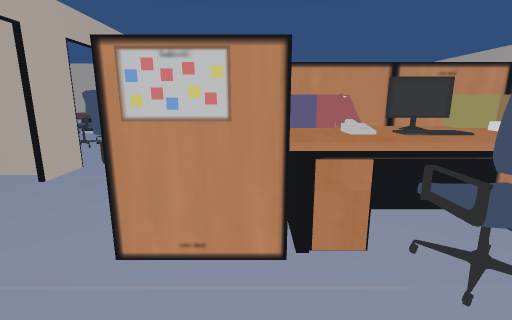
View 1 (above)

24 first-person views from a walk through a scene from a Unity 3-D project. The camera is 1.3 m above the floor, tilts 12° down and sees 85° across. The floor is counted in squares, 0.5 m on a side. Each view is taken from the middle of a square. On the plan, view 1 faces up. The plan holds only what a view shows up to about 19 squares ahead; the rest is blank. The player character is not drawn. Door leaves are left out, so doorways stand open.

View 2
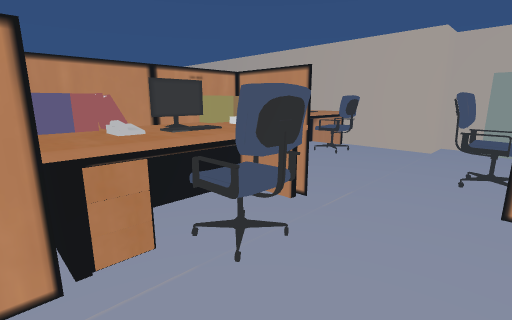

View 3
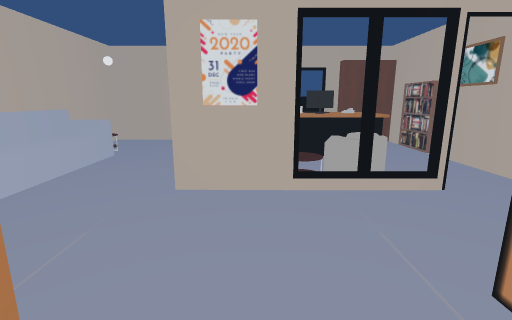

View 4
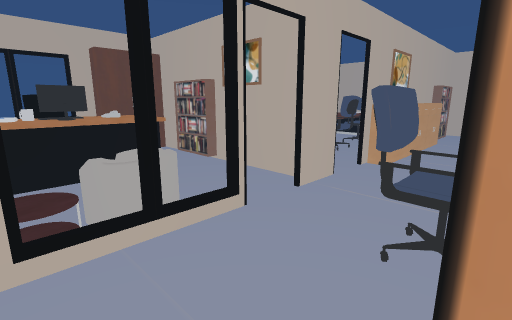

View 5
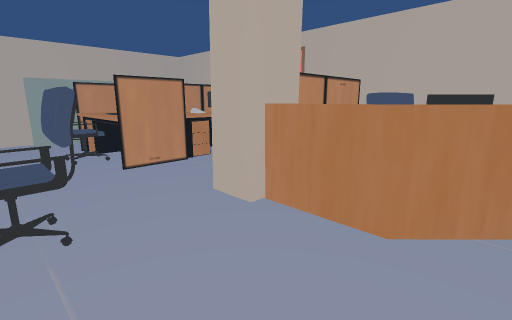

View 6
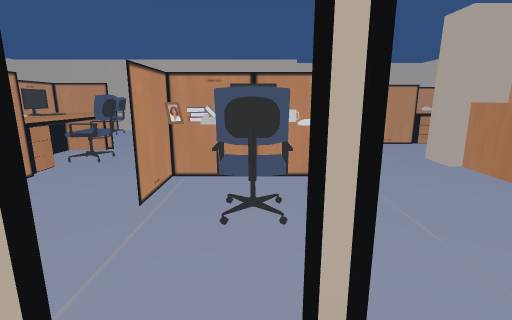

View 7
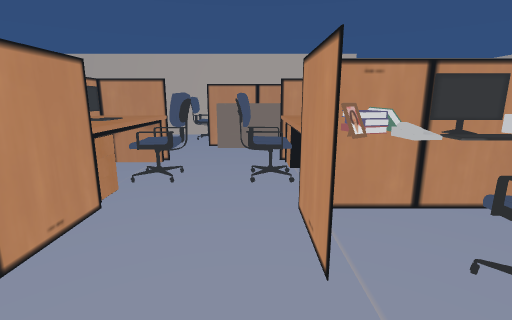

View 8
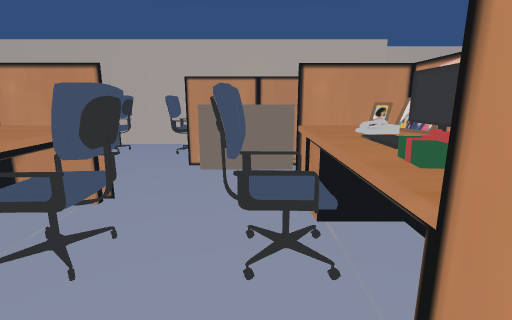

View 9
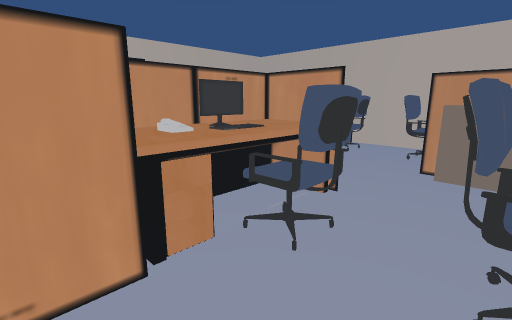

View 10
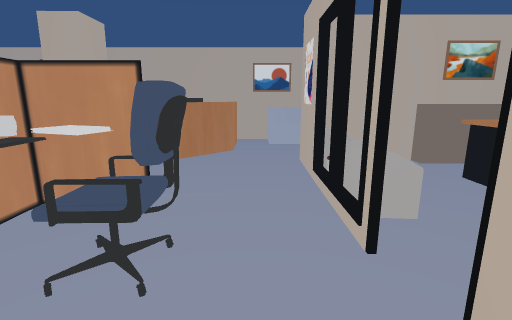

View 11
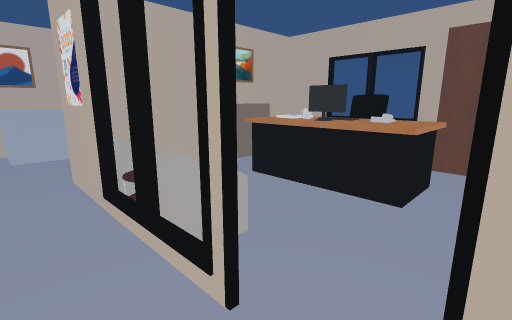

View 12
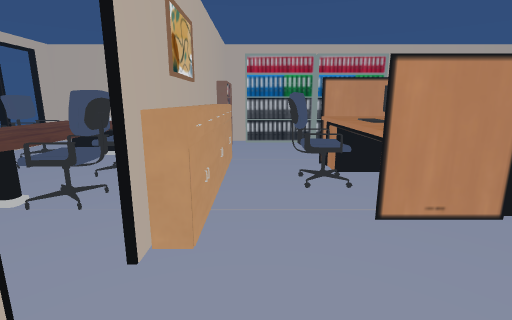

View 13
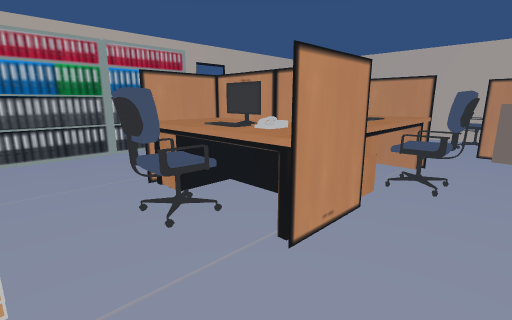

View 14
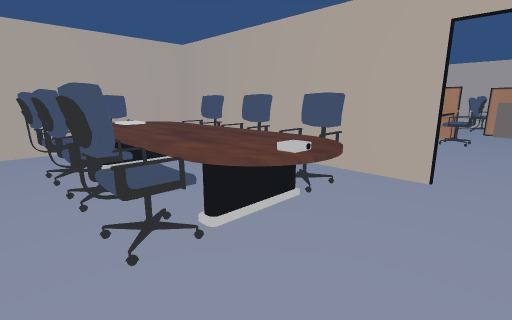

View 15
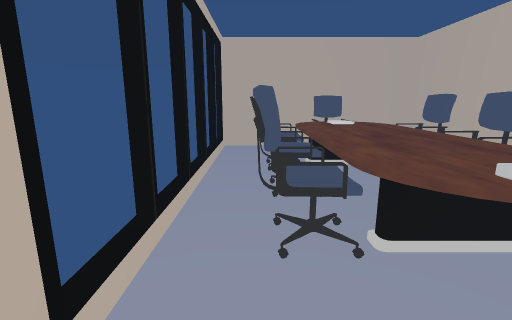

View 16
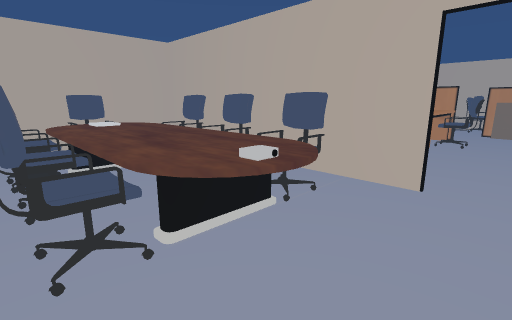

View 17
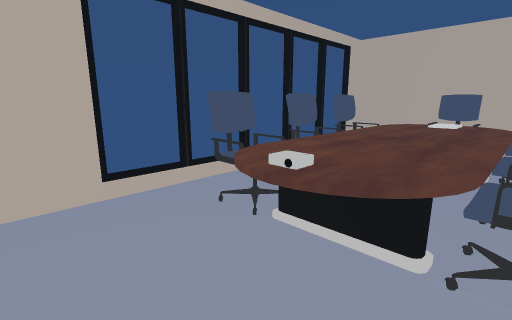

View 18
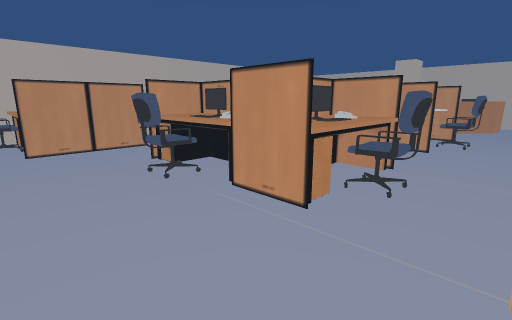

View 19
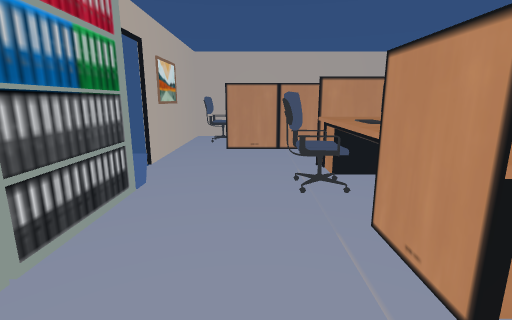

View 20
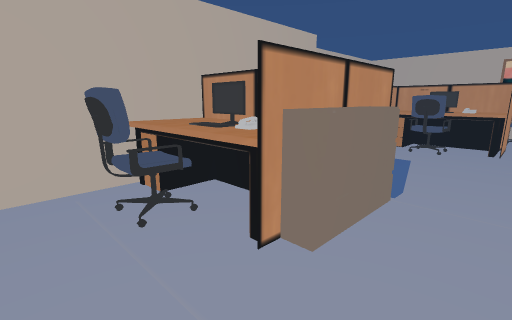

View 21
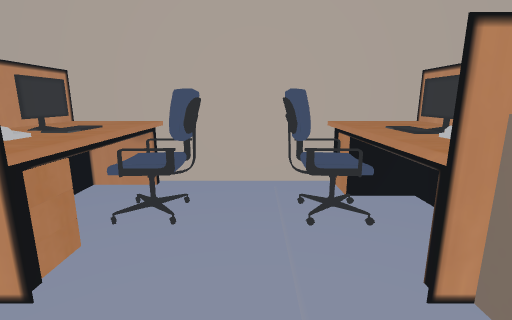

View 22
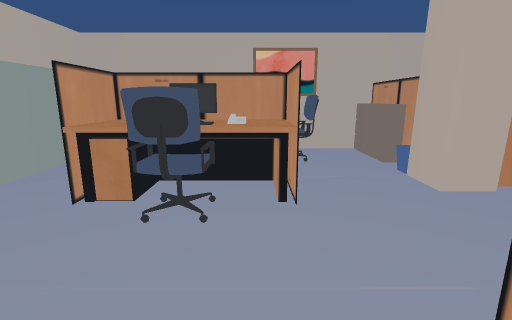

View 23
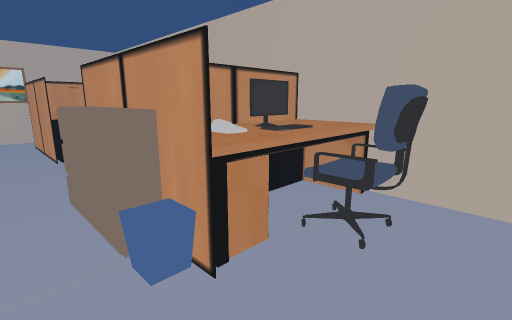

View 24
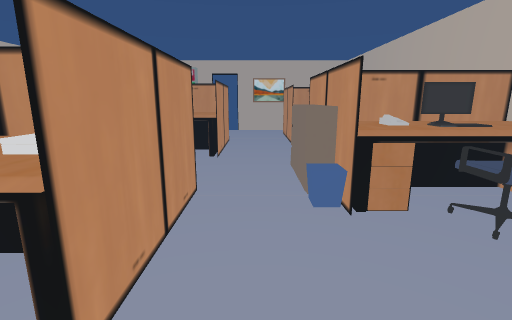

### Floor plan
Key: @ floor where view 1 was taken; # wall or solid block; x gap in a wall; . main floor; : floor 0.5 m higher than the main floor; / step, stairs or slope; D open door; = window, fence, low wall or low ledge; ^ raised ledge; v drop or lower ground; T table; C chair; B books; P phone; K keyboard; A cabinet; S bookshelf; R armchair; E desk; F sofa; L column; O other object.
Columns run from 18 left of view 1 to 18 right of it. Each row starts with its distance up from view 1.
 28                         D#
 27 #############SSSSSSSS##DD########
 26 x....CC    #..................OCC
 25  ....OO    #S................ O^O #
 24  ...TOOT   SS...............#    T#
 23  .CCTTTTOC SS...............#     #
 22  .C^TTTT^C #A........CC.....#TTTTT#
 21 x.CCTTTTOC #A...###TC^CTT...# PTTT#
 20  .CCTTTTCC #A...TTTTOOOTT...#PPKKT#
 19  .C^TTTT^C #A..CTTTTOTOTT...TTCTCT#
 18 x.CCTTTTCC.#A.C^KKTTTTTTT.....CCC.#
 17  .CCTTTTCC.#A.CCKPTTPTTTT......CC.#
 16  .C^TTTT^C.#A...TPTTPKKTT.........#
 15  .CCTTTT^C.#A...TTTTTTCTT.....CCC.#
 14  ...TTTT...#A.......CCC......TCTCT#
 13 x..........D.........CC....A#PKKKT#
 12 #..........D.........CC....AAPPTTT#
 11 #..........D.........CC....AATTTTT#
 10 ###   ######....###TTTTTT..AAPPTTT#
  9  A.SSSS....#.....#BTTKKPT...#PKKKT#
  8  A.........D..CCPPBT TTTT...TTCTCT#
  7  A.TTTT....D..C^KK#  T OB.....CCC.#
  6 #A.TPPT....x..CC.OOTPTTTT......CC.#
  5 # C OTT..R=x...... TPKKTT.........#
  4 #CC OTT...##....###TTTT T.........###
  3 # C TOT...//.........CC.............#
  2 #    TT...:#................CC.....A#
  1            #................CCC....A
  0 #  AAAA  R #......@.......#TOOTTT..A
 -1 ###AAA######.....EEELLL...TPPOTTT..A
 -2           ......EE  L L...TTTTTTT..A
 -3      ..........EE   L#....TTTOOOO .A
 -4   ............EE     #....TOOO     A
 -5 #.............E   CC AA.COO TO
 -6 #.....F/////v.E   C  AA.CO  TO
 -7 #.../ /:::::v.       AA...
 -8 #####################A#####

Where each view was taken, in squares from view 1:
view 1: 0 up, 0 right, facing up
view 2: 0 up, 0 right, facing up-right
view 3: 1 up, 1 right, facing left
view 4: 2 up, 2 left, facing up-left
view 5: 4 up, 3 left, facing down-right
view 6: 7 up, 9 left, facing right
view 7: 11 up, 6 left, facing right
view 8: 11 up, 1 left, facing right
view 9: 11 up, 1 left, facing up-right
view 10: 11 up, 5 left, facing down
view 11: 9 up, 5 left, facing down-left
view 12: 9 up, 5 left, facing up
view 13: 12 up, 6 left, facing up-right
view 14: 11 up, 17 left, facing up-right
view 15: 11 up, 16 left, facing up
view 16: 11 up, 16 left, facing up-right
view 17: 11 up, 10 left, facing up-left
view 18: 26 up, 6 left, facing down-right
view 19: 23 up, 5 left, facing right
view 20: 17 up, 7 right, facing down-right
view 21: 16 up, 7 right, facing right
view 22: 7 up, 9 right, facing down
view 23: 5 up, 8 right, facing up-right
view 24: 2 up, 8 right, facing up
